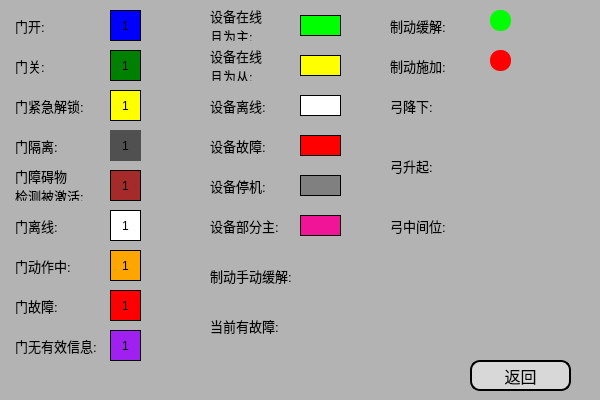
<?xml version="1.0" encoding="UTF-8"?>
<ui version="4.0">
 <class>VehicleHelpPage</class>
 <widget class="QWidget" name="VehicleHelpPage">
  <property name="geometry">
   <rect>
    <x>0</x>
    <y>0</y>
    <width>600</width>
    <height>400</height>
   </rect>
  </property>
  <property name="windowTitle">
   <string>Form</string>
  </property>
  <widget class="QLabel" name="VHelp_background">
   <property name="geometry">
    <rect>
     <x>0</x>
     <y>0</y>
     <width>600</width>
     <height>400</height>
    </rect>
   </property>
   <property name="styleSheet">
    <string notr="true">background-color: rgb(179, 179, 179);</string>
   </property>
   <property name="text">
    <string/>
   </property>
  </widget>
  <widget class="QLabel" name="label">
   <property name="geometry">
    <rect>
     <x>15</x>
     <y>10</y>
     <width>81</width>
     <height>31</height>
    </rect>
   </property>
   <property name="styleSheet">
    <string notr="true">font: 13px;</string>
   </property>
   <property name="text">
    <string>门开:</string>
   </property>
  </widget>
  <widget class="QLabel" name="label_2">
   <property name="geometry">
    <rect>
     <x>110</x>
     <y>10</y>
     <width>31</width>
     <height>31</height>
    </rect>
   </property>
   <property name="styleSheet">
    <string notr="true">border: 1px groove black;background-color: blue;</string>
   </property>
   <property name="text">
    <string>1</string>
   </property>
   <property name="alignment">
    <set>Qt::AlignCenter</set>
   </property>
  </widget>
  <widget class="QLabel" name="label_3">
   <property name="geometry">
    <rect>
     <x>15</x>
     <y>50</y>
     <width>81</width>
     <height>31</height>
    </rect>
   </property>
   <property name="styleSheet">
    <string notr="true">font: 13px;</string>
   </property>
   <property name="text">
    <string>门关:</string>
   </property>
  </widget>
  <widget class="QLabel" name="label_4">
   <property name="geometry">
    <rect>
     <x>110</x>
     <y>50</y>
     <width>31</width>
     <height>31</height>
    </rect>
   </property>
   <property name="styleSheet">
    <string notr="true">border: 1px groove black;background-color: green;</string>
   </property>
   <property name="text">
    <string>1</string>
   </property>
   <property name="alignment">
    <set>Qt::AlignCenter</set>
   </property>
  </widget>
  <widget class="QLabel" name="label_5">
   <property name="geometry">
    <rect>
     <x>15</x>
     <y>90</y>
     <width>81</width>
     <height>31</height>
    </rect>
   </property>
   <property name="styleSheet">
    <string notr="true">font: 13px;</string>
   </property>
   <property name="text">
    <string>门紧急解锁:</string>
   </property>
  </widget>
  <widget class="QLabel" name="label_6">
   <property name="geometry">
    <rect>
     <x>110</x>
     <y>90</y>
     <width>31</width>
     <height>31</height>
    </rect>
   </property>
   <property name="styleSheet">
    <string notr="true">border: 1px groove black;background-color: yellow;</string>
   </property>
   <property name="text">
    <string>1</string>
   </property>
   <property name="alignment">
    <set>Qt::AlignCenter</set>
   </property>
  </widget>
  <widget class="QLabel" name="label_7">
   <property name="geometry">
    <rect>
     <x>15</x>
     <y>130</y>
     <width>81</width>
     <height>31</height>
    </rect>
   </property>
   <property name="styleSheet">
    <string notr="true">font: 13px;</string>
   </property>
   <property name="text">
    <string>门隔离:</string>
   </property>
  </widget>
  <widget class="QLabel" name="label_8">
   <property name="geometry">
    <rect>
     <x>110</x>
     <y>130</y>
     <width>31</width>
     <height>31</height>
    </rect>
   </property>
   <property name="styleSheet">
    <string notr="true">background-color: rgb(80, 80, 80);
border-image: url(:/new/prefix1/images/dooriso.bmp);</string>
   </property>
   <property name="text">
    <string>1</string>
   </property>
   <property name="alignment">
    <set>Qt::AlignCenter</set>
   </property>
  </widget>
  <widget class="QLabel" name="label_9">
   <property name="geometry">
    <rect>
     <x>15</x>
     <y>170</y>
     <width>81</width>
     <height>31</height>
    </rect>
   </property>
   <property name="styleSheet">
    <string notr="true">font: 13px;</string>
   </property>
   <property name="text">
    <string>门障碍物
检测被激活:</string>
   </property>
  </widget>
  <widget class="QLabel" name="label_10">
   <property name="geometry">
    <rect>
     <x>110</x>
     <y>170</y>
     <width>31</width>
     <height>31</height>
    </rect>
   </property>
   <property name="styleSheet">
    <string notr="true">border: 1px groove black;background-color: brown;</string>
   </property>
   <property name="text">
    <string>1</string>
   </property>
   <property name="alignment">
    <set>Qt::AlignCenter</set>
   </property>
  </widget>
  <widget class="QLabel" name="label_11">
   <property name="geometry">
    <rect>
     <x>15</x>
     <y>210</y>
     <width>81</width>
     <height>31</height>
    </rect>
   </property>
   <property name="styleSheet">
    <string notr="true">font: 13px;</string>
   </property>
   <property name="text">
    <string>门离线:</string>
   </property>
  </widget>
  <widget class="QLabel" name="label_12">
   <property name="geometry">
    <rect>
     <x>110</x>
     <y>210</y>
     <width>31</width>
     <height>31</height>
    </rect>
   </property>
   <property name="styleSheet">
    <string notr="true">border: 1px groove black;background-color: white;</string>
   </property>
   <property name="text">
    <string>1</string>
   </property>
   <property name="alignment">
    <set>Qt::AlignCenter</set>
   </property>
  </widget>
  <widget class="QLabel" name="label_13">
   <property name="geometry">
    <rect>
     <x>15</x>
     <y>250</y>
     <width>81</width>
     <height>31</height>
    </rect>
   </property>
   <property name="styleSheet">
    <string notr="true">font: 13px;</string>
   </property>
   <property name="text">
    <string>门动作中:</string>
   </property>
  </widget>
  <widget class="QLabel" name="label_14">
   <property name="geometry">
    <rect>
     <x>110</x>
     <y>250</y>
     <width>31</width>
     <height>31</height>
    </rect>
   </property>
   <property name="styleSheet">
    <string notr="true">border: 1px groove black;background-color: orange;</string>
   </property>
   <property name="text">
    <string>1</string>
   </property>
   <property name="alignment">
    <set>Qt::AlignCenter</set>
   </property>
  </widget>
  <widget class="QLabel" name="label_15">
   <property name="geometry">
    <rect>
     <x>15</x>
     <y>290</y>
     <width>81</width>
     <height>31</height>
    </rect>
   </property>
   <property name="styleSheet">
    <string notr="true">font: 13px;</string>
   </property>
   <property name="text">
    <string>门故障:</string>
   </property>
  </widget>
  <widget class="QLabel" name="label_16">
   <property name="geometry">
    <rect>
     <x>110</x>
     <y>290</y>
     <width>31</width>
     <height>31</height>
    </rect>
   </property>
   <property name="styleSheet">
    <string notr="true">border: 1px groove black;background-color: red;</string>
   </property>
   <property name="text">
    <string>1</string>
   </property>
   <property name="alignment">
    <set>Qt::AlignCenter</set>
   </property>
  </widget>
  <widget class="QLabel" name="label_17">
   <property name="geometry">
    <rect>
     <x>15</x>
     <y>330</y>
     <width>81</width>
     <height>31</height>
    </rect>
   </property>
   <property name="styleSheet">
    <string notr="true">font: 13px;</string>
   </property>
   <property name="text">
    <string>门无有效信息:</string>
   </property>
  </widget>
  <widget class="QLabel" name="label_18">
   <property name="geometry">
    <rect>
     <x>110</x>
     <y>330</y>
     <width>31</width>
     <height>31</height>
    </rect>
   </property>
   <property name="styleSheet">
    <string notr="true">border: 1px groove black;background-color: rgb(160,32,240);</string>
   </property>
   <property name="text">
    <string>1</string>
   </property>
   <property name="alignment">
    <set>Qt::AlignCenter</set>
   </property>
  </widget>
  <widget class="QLabel" name="label_19">
   <property name="geometry">
    <rect>
     <x>300</x>
     <y>15</y>
     <width>41</width>
     <height>21</height>
    </rect>
   </property>
   <property name="styleSheet">
    <string notr="true">border: 1px groove black;background-color: rgb(0,255,0);</string>
   </property>
   <property name="text">
    <string/>
   </property>
   <property name="alignment">
    <set>Qt::AlignCenter</set>
   </property>
  </widget>
  <widget class="QLabel" name="label_20">
   <property name="geometry">
    <rect>
     <x>210</x>
     <y>10</y>
     <width>81</width>
     <height>31</height>
    </rect>
   </property>
   <property name="styleSheet">
    <string notr="true">font: 13px;</string>
   </property>
   <property name="text">
    <string>设备在线
且为主:</string>
   </property>
  </widget>
  <widget class="QLabel" name="label_21">
   <property name="geometry">
    <rect>
     <x>300</x>
     <y>55</y>
     <width>41</width>
     <height>21</height>
    </rect>
   </property>
   <property name="styleSheet">
    <string notr="true">border: 1px groove black;background-color: rgb(255,255,0);</string>
   </property>
   <property name="text">
    <string/>
   </property>
   <property name="alignment">
    <set>Qt::AlignCenter</set>
   </property>
  </widget>
  <widget class="QLabel" name="label_22">
   <property name="geometry">
    <rect>
     <x>210</x>
     <y>50</y>
     <width>81</width>
     <height>31</height>
    </rect>
   </property>
   <property name="styleSheet">
    <string notr="true">font: 13px;</string>
   </property>
   <property name="text">
    <string>设备在线
且为从:</string>
   </property>
  </widget>
  <widget class="QLabel" name="label_23">
   <property name="geometry">
    <rect>
     <x>210</x>
     <y>90</y>
     <width>81</width>
     <height>31</height>
    </rect>
   </property>
   <property name="styleSheet">
    <string notr="true">font: 13px;</string>
   </property>
   <property name="text">
    <string>设备离线:</string>
   </property>
  </widget>
  <widget class="QLabel" name="label_24">
   <property name="geometry">
    <rect>
     <x>300</x>
     <y>95</y>
     <width>41</width>
     <height>21</height>
    </rect>
   </property>
   <property name="styleSheet">
    <string notr="true">border: 1px groove black;background-color: white;</string>
   </property>
   <property name="text">
    <string/>
   </property>
   <property name="alignment">
    <set>Qt::AlignCenter</set>
   </property>
  </widget>
  <widget class="QLabel" name="label_25">
   <property name="geometry">
    <rect>
     <x>390</x>
     <y>90</y>
     <width>81</width>
     <height>31</height>
    </rect>
   </property>
   <property name="styleSheet">
    <string notr="true">font: 13px;</string>
   </property>
   <property name="text">
    <string>弓降下:</string>
   </property>
  </widget>
  <widget class="QLabel" name="label_26">
   <property name="geometry">
    <rect>
     <x>480</x>
     <y>90</y>
     <width>41</width>
     <height>41</height>
    </rect>
   </property>
   <property name="styleSheet">
    <string notr="true">border-image: url(:/new/prefix1/images/pantodown.png);</string>
   </property>
   <property name="text">
    <string/>
   </property>
   <property name="alignment">
    <set>Qt::AlignCenter</set>
   </property>
  </widget>
  <widget class="QLabel" name="label_27">
   <property name="geometry">
    <rect>
     <x>390</x>
     <y>150</y>
     <width>81</width>
     <height>31</height>
    </rect>
   </property>
   <property name="styleSheet">
    <string notr="true">font: 13px;</string>
   </property>
   <property name="text">
    <string>弓升起:</string>
   </property>
  </widget>
  <widget class="QLabel" name="label_28">
   <property name="geometry">
    <rect>
     <x>480</x>
     <y>150</y>
     <width>41</width>
     <height>41</height>
    </rect>
   </property>
   <property name="styleSheet">
    <string notr="true">border-image: url(:/new/prefix1/images/pantoup.png);</string>
   </property>
   <property name="text">
    <string/>
   </property>
   <property name="alignment">
    <set>Qt::AlignCenter</set>
   </property>
  </widget>
  <widget class="QLabel" name="label_29">
   <property name="geometry">
    <rect>
     <x>480</x>
     <y>210</y>
     <width>41</width>
     <height>41</height>
    </rect>
   </property>
   <property name="styleSheet">
    <string notr="true">border-image: url(:/new/prefix1/images/pantomid.png);</string>
   </property>
   <property name="text">
    <string/>
   </property>
   <property name="alignment">
    <set>Qt::AlignCenter</set>
   </property>
  </widget>
  <widget class="QLabel" name="label_30">
   <property name="geometry">
    <rect>
     <x>390</x>
     <y>210</y>
     <width>81</width>
     <height>31</height>
    </rect>
   </property>
   <property name="styleSheet">
    <string notr="true">font: 13px;</string>
   </property>
   <property name="text">
    <string>弓中间位:</string>
   </property>
  </widget>
  <widget class="QPushButton" name="BHelp_Button_return">
   <property name="geometry">
    <rect>
     <x>470</x>
     <y>360</y>
     <width>101</width>
     <height>31</height>
    </rect>
   </property>
   <property name="focusPolicy">
    <enum>Qt::NoFocus</enum>
   </property>
   <property name="styleSheet">
    <string notr="true">font: 75 16px ;
color: rgb(0, 0, 0);
background-color: rgb(216, 216, 216);
border:2px solid black;
border-radius:10px;
padding:2px 4px;</string>
   </property>
   <property name="text">
    <string>返回</string>
   </property>
  </widget>
  <widget class="QLabel" name="label_31">
   <property name="geometry">
    <rect>
     <x>390</x>
     <y>10</y>
     <width>81</width>
     <height>31</height>
    </rect>
   </property>
   <property name="styleSheet">
    <string notr="true">font: 13px;</string>
   </property>
   <property name="text">
    <string>安全制动施加:</string>
   </property>
  </widget>
  <widget class="QLabel" name="label_32">
   <property name="geometry">
    <rect>
     <x>490</x>
     <y>15</y>
     <width>21</width>
     <height>21</height>
    </rect>
   </property>
   <property name="styleSheet">
    <string notr="true">background-color: rgb(75,0,0);border:2px;border-radius:10px;padding:2px 4px;</string>
   </property>
   <property name="text">
    <string/>
   </property>
   <property name="alignment">
    <set>Qt::AlignCenter</set>
   </property>
  </widget>
  <widget class="QLabel" name="label_33">
   <property name="geometry">
    <rect>
     <x>490</x>
     <y>55</y>
     <width>21</width>
     <height>21</height>
    </rect>
   </property>
   <property name="styleSheet">
    <string notr="true">background-color: orange;border:2px;border-radius:10px;padding:2px 4px;</string>
   </property>
   <property name="text">
    <string/>
   </property>
   <property name="alignment">
    <set>Qt::AlignCenter</set>
   </property>
  </widget>
  <widget class="QLabel" name="label_34">
   <property name="geometry">
    <rect>
     <x>390</x>
     <y>50</y>
     <width>81</width>
     <height>31</height>
    </rect>
   </property>
   <property name="styleSheet">
    <string notr="true">font: 13px;</string>
   </property>
   <property name="text">
    <string>制动施加:</string>
   </property>
  </widget>
  <widget class="QLabel" name="label_35">
   <property name="geometry">
    <rect>
     <x>490</x>
     <y>10</y>
     <width>21</width>
     <height>21</height>
    </rect>
   </property>
   <property name="styleSheet">
    <string notr="true">background-color: rgb(0,255,0);border:2px;border-radius:10px;padding:2px 4px;</string>
   </property>
   <property name="text">
    <string/>
   </property>
   <property name="alignment">
    <set>Qt::AlignCenter</set>
   </property>
  </widget>
  <widget class="QLabel" name="label_36">
   <property name="geometry">
    <rect>
     <x>390</x>
     <y>10</y>
     <width>81</width>
     <height>31</height>
    </rect>
   </property>
   <property name="styleSheet">
    <string notr="true">font: 13px;</string>
   </property>
   <property name="text">
    <string>制动缓解:</string>
   </property>
  </widget>
  <widget class="QLabel" name="label_37">
   <property name="geometry">
    <rect>
     <x>300</x>
     <y>135</y>
     <width>41</width>
     <height>21</height>
    </rect>
   </property>
   <property name="styleSheet">
    <string notr="true">border: 1px groove black;background-color: red;</string>
   </property>
   <property name="text">
    <string/>
   </property>
   <property name="alignment">
    <set>Qt::AlignCenter</set>
   </property>
  </widget>
  <widget class="QLabel" name="label_38">
   <property name="geometry">
    <rect>
     <x>210</x>
     <y>130</y>
     <width>81</width>
     <height>31</height>
    </rect>
   </property>
   <property name="styleSheet">
    <string notr="true">font: 13px;</string>
   </property>
   <property name="text">
    <string>设备故障:</string>
   </property>
  </widget>
  <widget class="QLabel" name="label_39">
   <property name="geometry">
    <rect>
     <x>300</x>
     <y>175</y>
     <width>41</width>
     <height>21</height>
    </rect>
   </property>
   <property name="styleSheet">
    <string notr="true">border: 1px groove black;background-color: gray;</string>
   </property>
   <property name="text">
    <string/>
   </property>
   <property name="alignment">
    <set>Qt::AlignCenter</set>
   </property>
  </widget>
  <widget class="QLabel" name="label_40">
   <property name="geometry">
    <rect>
     <x>210</x>
     <y>170</y>
     <width>81</width>
     <height>31</height>
    </rect>
   </property>
   <property name="styleSheet">
    <string notr="true">font: 13px;</string>
   </property>
   <property name="text">
    <string>设备停机:</string>
   </property>
  </widget>
  <widget class="QLabel" name="label_41">
   <property name="geometry">
    <rect>
     <x>300</x>
     <y>215</y>
     <width>41</width>
     <height>21</height>
    </rect>
   </property>
   <property name="styleSheet">
    <string notr="true">border: 1px groove black;background-color: rgb(242,20,150);</string>
   </property>
   <property name="text">
    <string/>
   </property>
   <property name="alignment">
    <set>Qt::AlignCenter</set>
   </property>
  </widget>
  <widget class="QLabel" name="label_42">
   <property name="geometry">
    <rect>
     <x>210</x>
     <y>210</y>
     <width>81</width>
     <height>31</height>
    </rect>
   </property>
   <property name="styleSheet">
    <string notr="true">font: 13px;</string>
   </property>
   <property name="text">
    <string>设备部分主:</string>
   </property>
  </widget>
  <widget class="QLabel" name="label_45">
   <property name="geometry">
    <rect>
     <x>490</x>
     <y>50</y>
     <width>21</width>
     <height>21</height>
    </rect>
   </property>
   <property name="styleSheet">
    <string notr="true">background-color: rgb(255,0,0);border:2px;border-radius:10px;padding:2px 4px;</string>
   </property>
   <property name="text">
    <string/>
   </property>
   <property name="alignment">
    <set>Qt::AlignCenter</set>
   </property>
  </widget>
  <widget class="QLabel" name="label_46">
   <property name="geometry">
    <rect>
     <x>390</x>
     <y>50</y>
     <width>81</width>
     <height>31</height>
    </rect>
   </property>
   <property name="styleSheet">
    <string notr="true">font: 13px;</string>
   </property>
   <property name="text">
    <string>制动施加:</string>
   </property>
  </widget>
  <widget class="QLabel" name="label_47">
   <property name="geometry">
    <rect>
     <x>210</x>
     <y>260</y>
     <width>81</width>
     <height>31</height>
    </rect>
   </property>
   <property name="styleSheet">
    <string notr="true">font: 13px;</string>
   </property>
   <property name="text">
    <string>制动手动缓解:</string>
   </property>
  </widget>
  <widget class="QLabel" name="label_48">
   <property name="geometry">
    <rect>
     <x>305</x>
     <y>260</y>
     <width>32</width>
     <height>31</height>
    </rect>
   </property>
   <property name="styleSheet">
    <string notr="true">border-image: url(:/new/prefix1/images/warning.bmp);</string>
   </property>
   <property name="text">
    <string/>
   </property>
   <property name="alignment">
    <set>Qt::AlignCenter</set>
   </property>
  </widget>
  <widget class="QLabel" name="label_49">
   <property name="geometry">
    <rect>
     <x>300</x>
     <y>310</y>
     <width>41</width>
     <height>31</height>
    </rect>
   </property>
   <property name="styleSheet">
    <string notr="true">border-image: url(:/new/prefix1/images/fault.bmp);</string>
   </property>
   <property name="text">
    <string/>
   </property>
   <property name="alignment">
    <set>Qt::AlignCenter</set>
   </property>
  </widget>
  <widget class="QLabel" name="label_50">
   <property name="geometry">
    <rect>
     <x>210</x>
     <y>310</y>
     <width>81</width>
     <height>31</height>
    </rect>
   </property>
   <property name="styleSheet">
    <string notr="true">font: 13px;</string>
   </property>
   <property name="text">
    <string>当前有故障:</string>
   </property>
  </widget>
  <zorder>label_33</zorder>
  <zorder>label_32</zorder>
  <zorder>label_31</zorder>
  <zorder>label_34</zorder>
  <zorder>VHelp_background</zorder>
  <zorder>label</zorder>
  <zorder>label_2</zorder>
  <zorder>label_3</zorder>
  <zorder>label_4</zorder>
  <zorder>label_5</zorder>
  <zorder>label_6</zorder>
  <zorder>label_7</zorder>
  <zorder>label_8</zorder>
  <zorder>label_9</zorder>
  <zorder>label_10</zorder>
  <zorder>label_11</zorder>
  <zorder>label_12</zorder>
  <zorder>label_13</zorder>
  <zorder>label_14</zorder>
  <zorder>label_15</zorder>
  <zorder>label_16</zorder>
  <zorder>label_17</zorder>
  <zorder>label_18</zorder>
  <zorder>label_19</zorder>
  <zorder>label_20</zorder>
  <zorder>label_21</zorder>
  <zorder>label_22</zorder>
  <zorder>label_23</zorder>
  <zorder>label_24</zorder>
  <zorder>label_25</zorder>
  <zorder>label_26</zorder>
  <zorder>label_27</zorder>
  <zorder>label_28</zorder>
  <zorder>label_29</zorder>
  <zorder>label_30</zorder>
  <zorder>BHelp_Button_return</zorder>
  <zorder>label_35</zorder>
  <zorder>label_36</zorder>
  <zorder>label_37</zorder>
  <zorder>label_38</zorder>
  <zorder>label_39</zorder>
  <zorder>label_40</zorder>
  <zorder>label_41</zorder>
  <zorder>label_42</zorder>
  <zorder>label_45</zorder>
  <zorder>label_46</zorder>
  <zorder>label_47</zorder>
  <zorder>label_48</zorder>
  <zorder>label_49</zorder>
  <zorder>label_50</zorder>
 </widget>
 <resources/>
 <connections/>
</ui>
